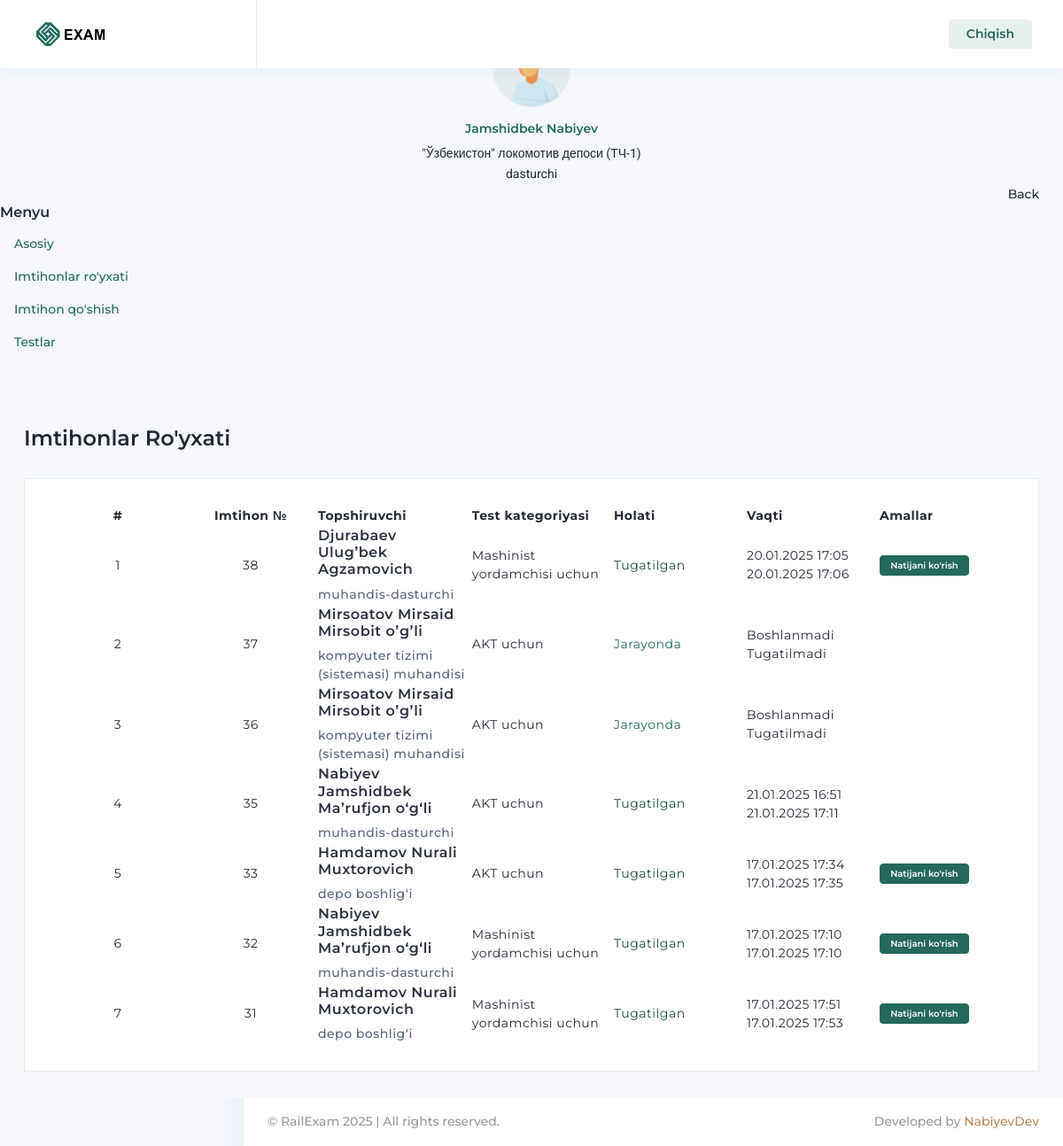
/profiles/operator/exams/ (signed in), run on an earlier commit of the app's database.
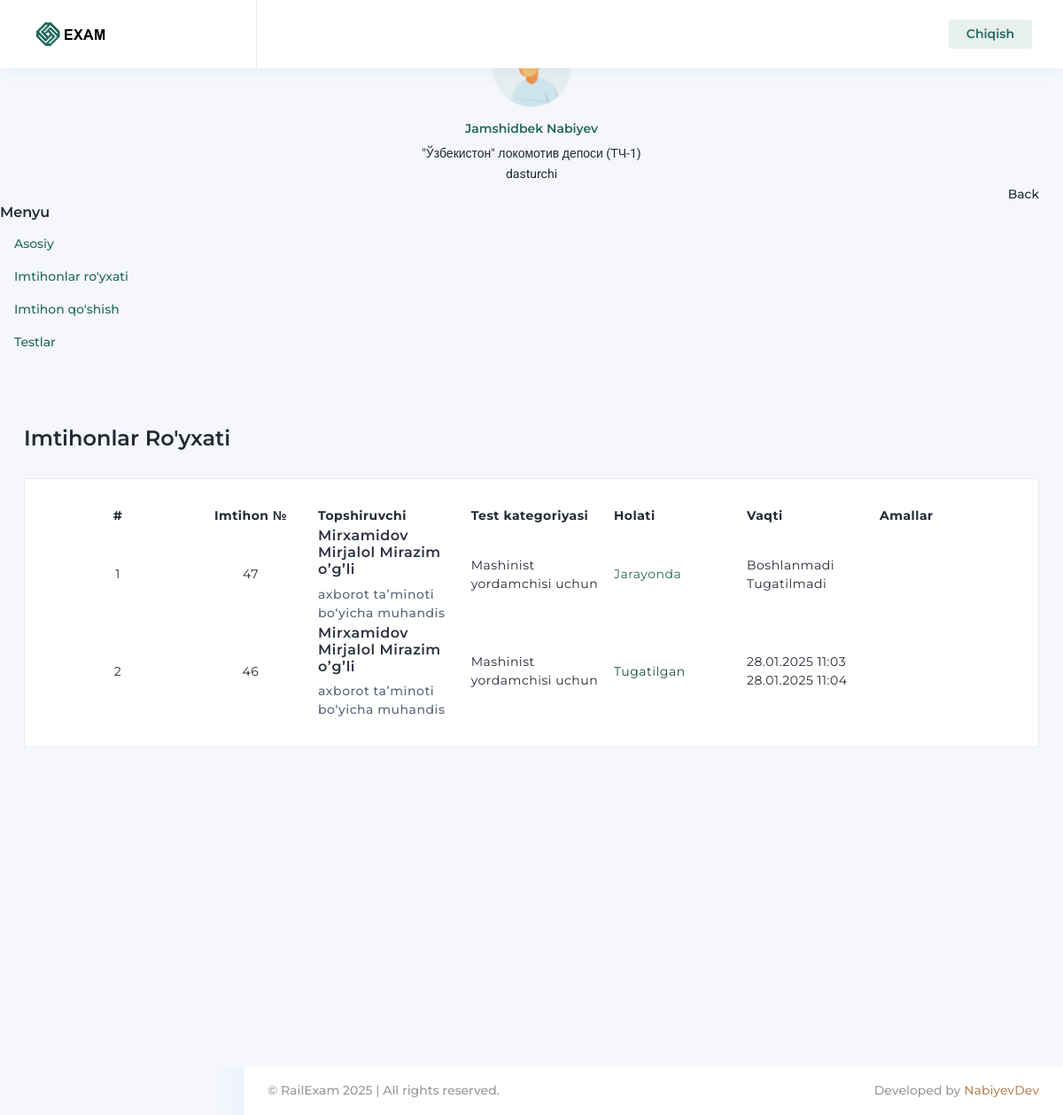
And on a later commit of the database.
### exams/models.py (models this page shows, shortened)
class Exam(models.Model):
    category = models.ForeignKey(Category, on_delete=models.CASCADE)
    employee = models.ForeignKey(Profile, on_delete=models.CASCADE)
    overseer = models.ForeignKey(Profile, on_delete=models.CASCADE, related_name='overseer')
    time_limit = models.PositiveIntegerField(default=20)
    created = models.DateTimeField(auto_now_add=True)
    started = models.DateTimeField(blank=True, null=True)
    deadline = models.DateTimeField(blank=True, null=True)
    ended = models.DateTimeField(blank=True, null=True)
    unique_id = models.CharField(max_length=255)
    pdf_short_path = models.CharField(max_length=255, blank=True, null=True)

class Category(models.Model):
    name = models.CharField(max_length=100)

### profiles/models.py (models this page shows, shortened)
class Profile(models.Model):
    user = models.OneToOneField(User, on_delete=models.CASCADE)
    company = models.ForeignKey(Company, on_delete=models.CASCADE)
    role = models.ForeignKey(Role, on_delete=models.CASCADE)
    fullname = models.CharField(max_length=100)
    position = models.CharField(max_length=255)
    pin = models.CharField(max_length=20)
    image = models.ImageField(null=True, blank=True, upload_to='3x4')
    phone_number = models.CharField(max_length=20, null=True, blank=True)
    tabel_num = models.CharField(max_length=20, null=True, blank=True)
    seniority_railway = models.DateField(null=True, blank=True)
    seniority_position = models.DateField(null=True, blank=True)
    passport_pdf = models.FileField(upload_to=r"documents", null=True, blank=True)
    work_record_pdf = models.FileField(upload_to=r"documents", null=True, blank=True)
    med_card_pdf = models.FileField(upload_to=r"documents", null=True, blank=True)
    recommendation_pdf = models.FileField(upload_to=r"documents", null=True, blank=True)

### profiles/views.py (the view)
# urls.py: path('operator/exams/', operator_exams_view, name='operator_exams'),
@login_required
def operator_exams_view(request):
    if request.method == 'GET':
        exams = Exam.objects.all().order_by('-id')
        return render(request, 'profiles/operator-exams.html', {'exams': exams})

### exams/context_processors.py (called while the page is built)
def finish_unfinished_exams(request):
    now = timezone.now()
    unfinished_exams = Exam.objects.filter(deadline__isnull=False, ended__isnull=True)
    for uf_exam in unfinished_exams:
        if uf_exam.deadline <= now:
            uf_exam.ended = uf_exam.deadline
            uf_exam.save()
    return {}

### templates/profiles/operator-exams.html (shortened to what the changed rows need)
{% extends 'profiles/operator-base.html' %}
{% load static %}
{% block head %}
    <link rel="stylesheet" type="text/css" href="{% static 'assets/css/fontawesome.css' %}">
    <link rel="stylesheet" type="text/css" href="{% static 'assets/css/icofont.css' %}">
    <link rel="stylesheet" type="text/css" href="{% static 'assets/css/themify.css' %}">
    <link rel="stylesheet" type="text/css" href="{% static 'assets/css/flag-icon.css' %}">
    <link rel="stylesheet" type="text/css" href="{% static 'assets/css/feather-icon.css' %}">
    <link rel="stylesheet" type="text/css" href="{% static 'assets/css/datatables.css' %}">
    <link rel="stylesheet" type="text/css" href="{% static 'assets/css/owlcarousel.css' %}">
    <link rel="stylesheet" type="text/css" href="{% static 'assets/css/rating.css' %}">
    <link rel="stylesheet" type="text/css" href="{% static 'assets/css/bootstrap.css' %}">
    <link rel="stylesheet" type="text/css" href="{% static 'assets/css/style.css' %}">
    <link id="color" rel="stylesheet" href="{% static 'assets/css/color-1.css' %}" media="screen">
    <link rel="stylesheet" type="text/css" href="{% static 'assets/css/responsive.css' %}">
{% endblock %}
{% block body %}
<div class="page-body">
    <div class="container-fluid list-products">
        <div class="row">
            <div class="col-sm-12">
                <div class="card">
                    <div class="card-body">
                        <div class="table-responsive product-table">
                            <table class="display" id="basic-1">
                                <thead>
                                <tr>
                                    <th style="padding: 0px; text-align: center;">#</th>
                                    <th style="padding: 0px; text-align: center;">Imtihon №</th>
                                    <th>Topshiruvchi</th>
                                    <th>Test kategoriyasi</th>
                                    <th>Holati</th>
                                    <th>Vaqti</th>
                                    <th>Amallar</th>
                                </tr>
                                </thead>
                                <tbody>
                                {% for exam in exams %}
                                    <tr>
                                        <td>
                                            {{ forloop.counter }}
                                        </td>
                                        <td style="text-align: center;">
                                            {{ exam.id }}
                                        </td>
                                        <td><a href="product-page.html">
                                            <h6> {{ exam.employee.fullname }} </h6></a><span>{{ exam.employee.position }}</span>
                                        </td>
                                        <td>{{ exam.category.name }}</td>
                                        {% if exam.ended %}
                                        <td class="font-success">Tugatilgan</td>
                                        {% else %}
                                        <td class="font-primary">Jarayonda</td>
                                        {% endif %}
                                        <td>{{ exam.started|date:"d.m.Y H:i"|default:'Boshlanmadi' }} <br> {{ exam.ended|date:"d.m.Y H:i"|default:'Tugatilmadi' }}</td>
                                        <td>
                                            {% if exam.pdf_short_path %}
                                            <a href="{% url 'exams:exam_result_pdf' exam.unique_id %}">
                                                <button class="btn btn-primary btn-xs" type="button"
                                                    data-original-title="btn btn-danger btn-xs" title="">Natijani ko'rish
                                                </button>
                                            </a>
                                            {% endif %}
                                        </td>
                                    </tr>
                                {% endfor %}
                                </tbody>
                            </table>
                        </div>
                    </div>
                </div>
            </div>
        </div>
    </div>
</div>
{% endblock %}

What changed in the data, as far as the page shows it:
removed Exam: id "38", employee.fullname "Djurabaev Ulugʼbek Agzamovich", employee.position "muhandis-dasturchi", category.name "Mashinist yordamchisi uchun", shows "Tugatilgan", started "20.01.2025 17:05", ended "20.01.2025 17:06", shows "Natijani ko'rish"
removed Exam: id "37", employee.fullname "Mirsoatov Mirsaid Mirsobit oʼgʼli", employee.position "kompyuter tizimi (sistemasi) muhandisi", category.name "AKT uchun", shows "Jarayonda", started "Boshlanmadi", ended "Tugatilmadi"
removed Exam: id "36", employee.fullname "Mirsoatov Mirsaid Mirsobit oʼgʼli", employee.position "kompyuter tizimi (sistemasi) muhandisi", category.name "AKT uchun", shows "Jarayonda", started "Boshlanmadi", ended "Tugatilmadi"
removed Exam: id "35", employee.fullname "Nabiyev Jamshidbek Ma’rufjon o‘g‘li", employee.position "muhandis-dasturchi", category.name "AKT uchun", shows "Tugatilgan", started "21.01.2025 16:51", ended "21.01.2025 17:11"
removed Exam: id "33", employee.fullname "Hamdamov Nurali Muxtorovich", employee.position "depo boshlig‘i", category.name "AKT uchun", shows "Tugatilgan", started "17.01.2025 17:34", ended "17.01.2025 17:35", shows "Natijani ko'rish"
removed Exam: id "32", employee.fullname "Nabiyev Jamshidbek Ma’rufjon o‘g‘li", employee.position "muhandis-dasturchi", category.name "Mashinist yordamchisi uchun", shows "Tugatilgan", started "17.01.2025 17:10", ended "17.01.2025 17:10", shows "Natijani ko'rish"
removed Exam: id "31", employee.fullname "Hamdamov Nurali Muxtorovich", employee.position "depo boshlig‘i", category.name "Mashinist yordamchisi uchun", shows "Tugatilgan", started "17.01.2025 17:51", ended "17.01.2025 17:53", shows "Natijani ko'rish"
added Exam: id "47", employee.fullname "Mirxamidov Mirjalol Mirazim oʼgʼli", employee.position "axborot taʼminoti bo‘yicha muhandis", category.name "Mashinist yordamchisi uchun", shows "Jarayonda", started "Boshlanmadi", ended "Tugatilmadi"
added Exam: id "46", employee.fullname "Mirxamidov Mirjalol Mirazim oʼgʼli", employee.position "axborot taʼminoti bo‘yicha muhandis", category.name "Mashinist yordamchisi uchun", shows "Tugatilgan", started "28.01.2025 11:03", ended "28.01.2025 11:04"
